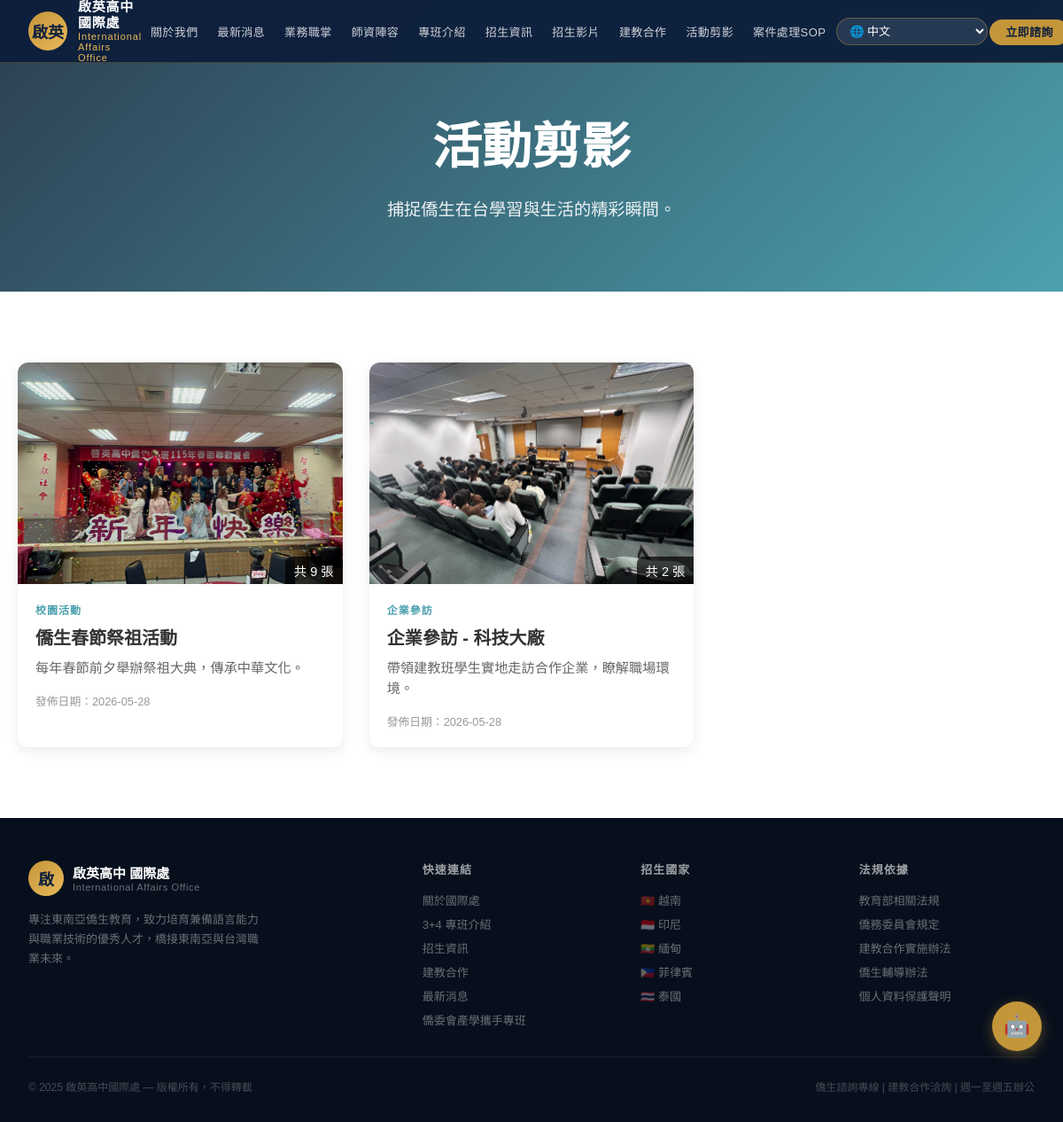
The page /gallery on the database its author committed.
### models.py (models this page shows)
class Gallery(db.Model):
    id = db.Column(db.Integer, primary_key=True)
    title = db.Column(db.String(200), nullable=False)
    description = db.Column(db.String(500), nullable=True)
    category = db.Column(db.String(100), nullable=True)    # 例如：校園活動、企業參訪
    order = db.Column(db.Integer, default=0)
    created_at = db.Column(db.DateTime, default=taipei_now)
    images = db.relationship('GalleryImage', backref='gallery', lazy=True, cascade="all, delete-orphan")
    def to_dict(self):
        return {
            'id': self.id,
            'title': self.title,
            'description': self.description,
            'category': self.category,
            'order': self.order,
            'created_at': self.created_at.strftime('%Y-%m-%d'),
            'images': [image.to_dict() for image in self.images]
        }

class GalleryImage(db.Model):
    id = db.Column(db.Integer, primary_key=True)
    gallery_id = db.Column(db.Integer, db.ForeignKey('gallery.id'), nullable=False)
    image_url = db.Column(db.String(255), nullable=False)
    order = db.Column(db.Integer, default=0) # To maintain order of images within a gallery item
    def to_dict(self):
        return {
            'id': self.id,
            'image_url': self.image_url,
            'order': self.order
        }

### app.py (the view)
@app.route('/gallery')
def gallery():
    gallery_items = Gallery.query.order_by(Gallery.order).all()
    serializable_gallery_items = []
    for item in gallery_items:
        item_dict = item.to_dict()
        serializable_gallery_items.append(item_dict)
    return render_template('gallery.html', gallery=serializable_gallery_items)

### templates/gallery.html (shortened to what this page needs)
{% extends "base.html" %}
{% block content %}
<section class="sub-hero" style="background: linear-gradient(135deg, #2c3e50, #4ca1af); padding: 120px 20px 80px; text-align: center; color: #fff;">
  <div class="container">
    <h1 style="font-family: 'Playfair Display', serif; font-size: 3.5rem; margin-bottom: 20px;">活動剪影</h1>
    <p style="font-size: 1.2rem; opacity: 0.9; max-width: 700px; margin: 0 auto;">捕捉僑生在台學習與生活的精彩瞬間。</p>
  </div>
</section>
<section style="padding: 80px 20px; background: #fff;">
  <div class="container" style="max-width: 1200px; margin: 0 auto;">
    {% if gallery %}
      <div class="gallery-grid" style="display: grid; grid-template-columns: repeat(auto-fill, minmax(350px, 1fr)); gap: 30px;">
        {% for item in gallery %}
          <div class="gallery-card" style="border-radius: 12px; overflow: hidden; box-shadow: 0 5px 15px rgba(0,0,0,0.08); transition: transform 0.3s ease;">
            {% if item.images %}
              <div class="gallery-img-wrapper" style="height: 250px; overflow: hidden; cursor: pointer;" data-gallery-id="{{ item.id }}">
                <img src="{{ item.images[0].image_url if item.images else '' }}" alt="{{ item.title }}" style="width: 100%; height: 100%; object-fit: cover; transition: transform 0.5s ease;">
                {% if item.images | length > 1 %}
                  <div class="image-count-overlay" style="position: absolute; bottom: 0; right: 0; background: rgba(0,0,0,0.7); color: #fff; padding: 5px 10px; border-top-left-radius: 8px; font-size: 0.9em;">
                    共 {{ item.images | length }} 張
                  </div>
                {% endif %}
              </div>
            {% endif %}
            <div style="padding: 20px; background: #fff;">
              {% if item.category %}
                <span style="font-size: 0.75rem; color: #4ca1af; font-weight: 700; text-transform: uppercase; letter-spacing: 1px; display: block; margin-bottom: 8px;">{{ item.category }}</span>
              {% endif %}
              <h3 style="margin: 0 0 10px; font-size: 1.25rem; color: #333;">{{ item.title }}</h3>
              <div style="color: #666; font-size: 0.95rem; line-height: 1.5; margin: 0;">{{ item.description | safe }}</div>
              <div style="margin-top: 15px; font-size: 0.8rem; color: #999;">發佈日期：{{ item.created_at }}</div>
            </div>
          </div>
        {% endfor %}
      </div>
    {% else %}
      <div style="text-align: center; padding: 100px 0; color: #999;">
        <p style="font-size: 1.2rem;">照片整理中，敬請期待。</p>
      </div>
    {% endif %}
  </div>
</section>
{% endblock %}

### templates/base.html (shortened to what this page needs)
<!DOCTYPE html>
<html lang="zh-TW">
<head>
  <link rel="stylesheet" href="{{ url_for('static', filename='css/style.css') }}">
</head>
<body>
  <nav id="navbar">
    <div class="nav-inner">
      <a href="{{ url_for('index') }}" class="nav-logo">
        <div class="nav-logo-badge">啟英</div>
        <div class="nav-logo-text">
          <span class="nav-logo-main">啟英高中國際處</span>
          <span class="nav-logo-sub">International Affairs Office</span>
        </div>
      </a>
      <ul class="nav-links">
        <li><a href="{{ url_for('about') }}">關於我們</a></li>
        <li><a href="{{ url_for('news') }}">最新消息</a></li>
        <li><a href="{{ url_for('office') }}">業務職掌</a></li>
        <li><a href="{{ url_for('faculty') }}">師資陣容</a></li>
        <li><a href="{{ url_for('programs') }}">專班介紹</a></li>
        <li><a href="{{ url_for('admissions') }}">招生資訊</a></li>
        <li><a href="{{ url_for('videos') }}">招生影片</a></li>
        <li><a href="{{ url_for('cooperative') }}">建教合作</a></li>
        <li><a href="{{ url_for('gallery') }}">活動剪影</a></li>
        <li><a href="{{ url_for('sop_flowchart') }}">案件處理SOP</a></li>
        <li>
          <select class="nav-lang-selector notranslate" onchange="translateLanguage(this.value)">
            <option value="zh-TW">🌐 中文</option>
          </select>
        </li>
        <li><a href="{{ url_for('contact') }}" class="nav-cta">立即諮詢</a></li>
      </ul>
    </div>
  </nav>
  {% block content %}{% endblock %}
  <footer>
    <div class="footer-inner">
      <div class="footer-brand">
        <div class="nav-logo" style="display:flex;align-items:center;gap:10px;text-decoration:none">
          <div class="nav-logo-badge" style="width:40px;height:40px">啟</div>
          <div>
            <div style="font-size:15px;font-weight:700;color:#fff">啟英高中 國際處</div>
            <div style="font-size:11px;color:rgba(255,255,255,0.4);letter-spacing:0.06em">International Affairs Office
            </div>
          </div>
        </div>
        <p>專注東南亞僑生教育，致力培育兼備語言能力與職業技術的優秀人才，橋接東南亞與台灣職業未來。</p>
      </div>
      <div class="footer-col">
        <h4>快速連結</h4>
        <ul>
          <li><a href="{{ url_for('about') }}">關於國際處</a></li>
          <li><a href="{{ url_for('programs') }}">3+4 專班介紹</a></li>
          <li><a href="{{ url_for('admissions') }}">招生資訊</a></li>
          <li><a href="{{ url_for('cooperative') }}">建教合作</a></li>
          <li><a href="{{ url_for('news') }}">最新消息</a></li>
          <li><a href="https://www.ocac.gov.tw/OCAC/Pages/List.aspx?nodeid=6500" target="_blank"
              rel="noopener">僑委會產學攜手專班</a></li>
        </ul>
      </div>
      <div class="footer-col">
        <h4>招生國家</h4>
        <ul>
          <li><a href="{{ url_for('contact') }}">🇻🇳 越南</a></li>
          <li><a href="{{ url_for('contact') }}">🇮🇩 印尼</a></li>
          <li><a href="{{ url_for('contact') }}">🇲🇲 緬甸</a></li>
          <li><a href="{{ url_for('contact') }}">🇵🇭 菲律賓</a></li>
          <li><a href="{{ url_for('contact') }}">🇹🇭 泰國</a></li>
        </ul>
      </div>
      <div class="footer-col">
        <h4>法規依據</h4>
        <ul>
          <li><a href="https://edu.law.moe.gov.tw" target="_blank" rel="noopener">教育部相關法規</a></li>
          <li><a href="https://www.ocac.gov.tw" target="_blank" rel="noopener">僑務委員會規定</a></li>
          <li><a href="https://edu.law.moe.gov.tw/LawContent.aspx?id=FL009147" target="_blank"
              rel="noopener">建教合作實施辦法</a></li>
          <li><a href="https://edu.law.moe.gov.tw" target="_blank" rel="noopener">僑生輔導辦法</a></li>
          <li><a href="{{ url_for('contact') }}">個人資料保護聲明</a></li>
        </ul>
      </div>
    </div>
    <div class="footer-bottom">
      <p>© 2025 啟英高中國際處 — 版權所有，不得轉載</p>
      <p>僑生諮詢專線 | 建教合作洽詢 | 週一至週五辦公</p>
    </div>
  </footer>
  <div class="chatbot-toggle" id="chatbotToggle" onclick="toggleChatbot()" aria-label="打開問答機器人">🤖</div>
</body>
</html>

### static/css/style.css (style rules this page uses)
*,*::before,*::after { box-sizing:border-box;margin:0;padding:0 }
:root { --navy:#0d1f3c; --navy-light:#1a3a6b; --gold:#c4963a; --gold-light:#e8b85a; --gold-pale:#fdf3e0; --cream:#faf8f4; --warm-white:#ffffff; --text-dark:#1a1a2e; --text-mid:#4a4a6a; --text-light:#8888aa; --red-accent:#c0392b; --green-accent:#2e7d52; --transition:0.35s cubic-bezier(.4,0,.2,1); }
html { scroll-behavior:smooth }
body { font-family:'Noto Sans TC',sans-serif; background:var(--cream); color:var(--text-dark); overflow-x:hidden; }
nav { position:fixed;top:0;left:0;right:0;z-index:1000; background:rgba(13,31,60,0.96); backdrop-filter:blur(12px); border-bottom:1px solid rgba(196,150,58,0.3); transition:var(--transition); }
.nav-inner { max-width:1200px;margin:0 auto; display:flex;align-items:center;justify-content:space-between; padding:0 2rem;height:70px; }
.nav-logo { display:flex;align-items:center;gap:12px; text-decoration:none; }
.nav-logo-badge { width:44px;height:44px;border-radius:50%; background:linear-gradient(135deg,var(--gold),var(--gold-light)); display:flex;align-items:center;justify-content:center; font-family:'Playfair Display',serif; font-size:18px;font-weight:700;color:var(--navy); flex-shrink:0; }
.nav-logo-text { display:flex;flex-direction:column; }
.nav-logo-main { font-size:15px;font-weight:700;color:#fff; letter-spacing:0.05em;line-height:1.2; }
.nav-logo-sub { font-size:11px;color:var(--gold-light);letter-spacing:0.08em; }
.nav-links { display:flex;align-items:center;gap:2px;list-style:none; }
.nav-links a { text-decoration:none;color:rgba(255,255,255,0.8); font-size:13px;font-weight:500;letter-spacing:0.03em; padding:6px 10px;border-radius:20px; transition:var(--transition); white-space:nowrap; }
.nav-cta { background:var(--gold)!important; color:var(--navy)!important; font-weight:700!important; padding:7px 18px!important; }
.nav-lang-selector { background: rgba(255, 255, 255, 0.1); color: #fff; border: 1px solid rgba(196, 150, 58, 0.4); padding: 6px 10px; border-radius: 20px; font-size: 13px; font-weight: 500; cursor: pointer; font-family: 'Noto Sans TC', sans-serif; outline: none; transition: var(--transition); }
.nav-lang-selector option { background: var(--navy); color: #fff; }
footer { background:#070f1c; padding:3rem 2rem 2rem; }
.footer-inner { max-width:1200px;margin:0 auto; display:grid;grid-template-columns:2fr 1fr 1fr 1fr;gap:3rem; padding-bottom:2rem; border-bottom:1px solid rgba(255,255,255,0.07); }
.footer-brand p { font-size:13px;color:rgba(255,255,255,0.4); line-height:1.7;margin-top:1rem;max-width:260px; }
.footer-col h4 { font-size:13px;font-weight:700;color:rgba(255,255,255,0.6); letter-spacing:0.08em;text-transform:uppercase; margin-bottom:1rem; }
.footer-col ul { list-style:none;display:grid;gap:8px }
.footer-col ul li a { font-size:13px;color:rgba(255,255,255,0.4); text-decoration:none;transition:var(--transition); }
.footer-bottom { max-width:1200px;margin:0 auto; display:flex;justify-content:space-between;align-items:center; padding-top:1.5rem; }
.footer-bottom p { font-size:12px;color:rgba(255,255,255,0.25) }
.chatbot-toggle { position: fixed; bottom: 5rem; right: 1.5rem; width: 56px; height: 56px; background: var(--gold); color: var(--navy); border-radius: 50%; box-shadow: 0 4px 15px rgba(196,150,58,0.4); cursor: pointer; display: flex; align-items: center; justify-content: center; font-size: 24px; z-index: 1001; transition: 0.3s cubic-bezier(0.4, 0, 0.2, 1); }

### templates/base.html (style rules this page uses)
html, body { top: 0px !important; margin-top: 0px !important; position: relative !important; }

### templates/gallery.html (style rules this page uses)
.gallery-img-wrapper { position: relative; }
.gallery-img-wrapper::after { content: '🔍'; position: absolute; top: 50%; left: 50%; transform: translate(-50%, -50%); font-size: 2rem; opacity: 0; transition: opacity 0.3s; pointer-events: none; }

### rows shown on the page
Gallery: image_url (picture), images|length "9", category "校園活動", title "僑生春節祭祖活動", description "每年春節前夕舉辦祭祖大典，傳承中華文化。", created_at "2026-05-28"
Gallery: image_url (picture), images|length "2", category "企業參訪", title "企業參訪 - 科技大廠", description "帶領建教班學生實地走訪合作企業，瞭解職場環境。", created_at "2026-05-28"
